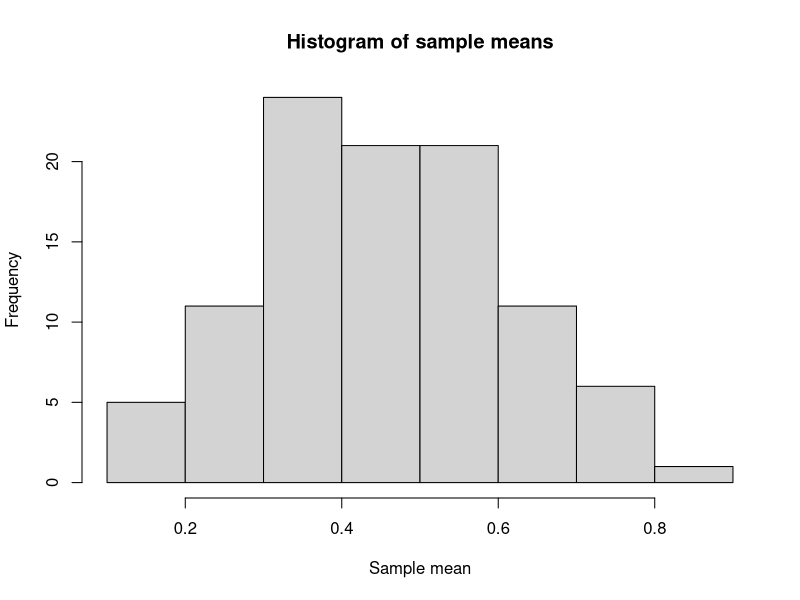
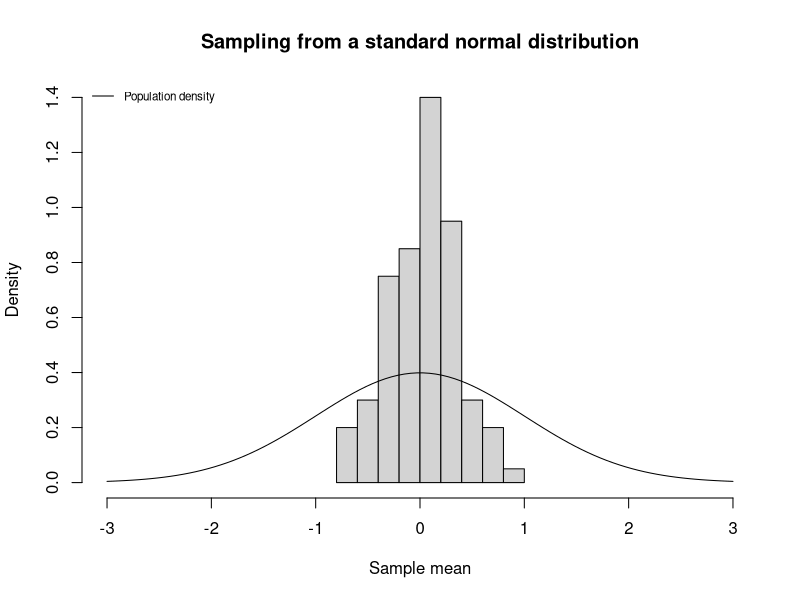
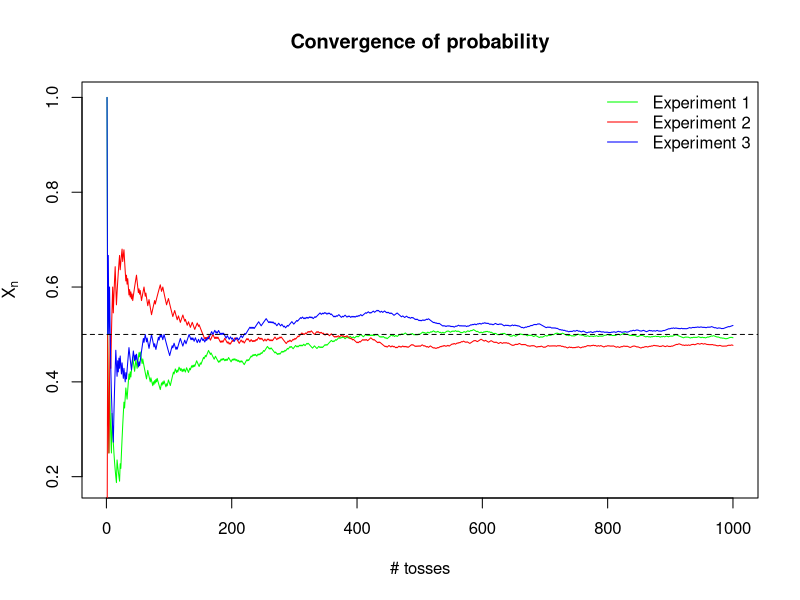
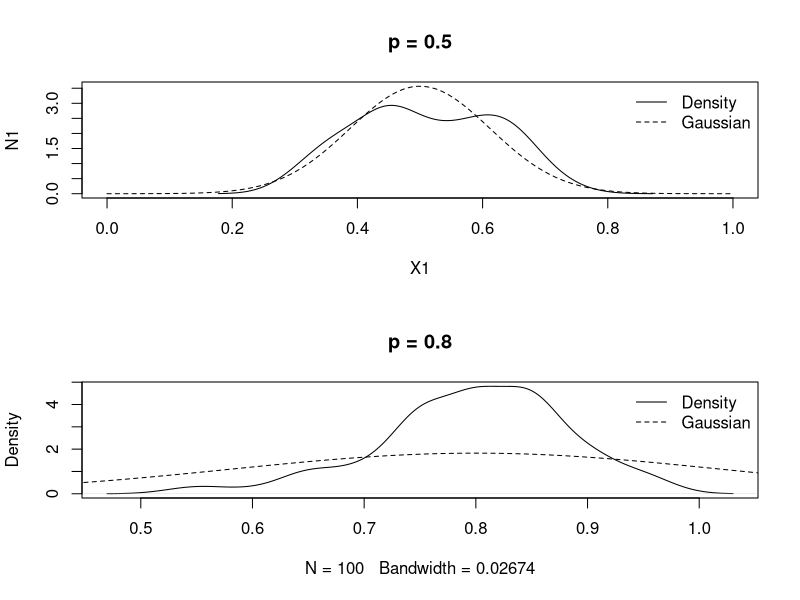

Recreate these plots in R, in order.
## ---- chunk 1
set.seed(12111842)
s1 <- rbinom(n=10, size=1, prob=0.5)
cat("Sample mean = ", mean(s1))
## ---- chunk 2
n.sims <- 100
sample.size <- 10
S <- matrix(rbinom(n=n.sims * sample.size, size=1, prob=0.5), nrow=sample.size)
sample.means <- colMeans(S)
hist(sample.means, xlab='Sample mean', main='Histogram of sample means')
## ---- chunk 3
S <- matrix(rnorm(n=n.sims * sample.size), nrow=sample.size)
sample.means <- colMeans(S)
X <- seq(from=-3, to=3, length.out=100)
hist(sample.means,
     xlab="Sample mean",
     main="Sampling from a standard normal distribution",
     prob=TRUE,
     xlim=range(X))
lines(X, dnorm(X))
legend("topleft", 
       legend=c("Population density"), 
       col=c("black"), 
       cex=0.7, 
       lty=1,
       bty="n")
## ---- chunk 4
n.sims <- 1000
exp1 <- cumsum(sample(0:1, n.sims, replace=TRUE))/1:n.sims
exp2 <- cumsum(sample(0:1, n.sims, replace=TRUE))/1:n.sims
exp3 <- cumsum(sample(0:1, n.sims, replace=TRUE))/1:n.sims

plot(1:n.sims, exp1, xlab="# tosses", ylab=expression(bar(X)[n]), 
     col="green", type="l", main="Convergence of probability")
lines(1:n.sims, exp2, col="red", type="l")
lines(1:n.sims, exp3, col="blue", type="l")
abline(h=0.5, col="black", lty=2)
legend("topright",
       legend=c("Experiment 1", "Experiment 2", "Experiment 3"),
       col=c("green", "red", "blue"),
       lty=1,
       bty="n")
## ---- chunk 5
p1 <- 0.5
p2 <- 0.8
sample.size <- 20
n.samples <- 100
means.1 <- colMeans(matrix(rbinom(n=sample.size*n.samples, size=1, p=p1), 
                           nrow=sample.size))
means.2 <- colMeans(matrix(rbinom(n=sample.size*n.samples, size=1, p=p2), 
                           nrow=sample.size))
mean.means.1 <- p1
mean.means.2 <- p2
sd.means.1 <- sqrt(p1 * (1 - p1)/sample.size)
sd.means.2 <- sqrt(p2 * (2 - p2)/sample.size)
X1 <- seq(from=mean.means.1 - 0.5, to=mean.means.1 + 0.5, length.out=100)
X2 <- seq(from=mean.means.2 - 0.5, to=mean.means.2 + 0.5, length.out=100)
N1 <- dnorm(X1, mean=mean.means.1, sd=sd.means.1)
N2 <- dnorm(X2, mean=mean.means.2, sd=sd.means.2)
oldpar <- par(mfrow=c(2, 1))
plot(X1, N1, lty=2, main=paste("p =", p1), type="l")
lines(density(means.1))
legend("topright",
       legend=c("Density", "Gaussian"),
       lty = c(1, 2),
       bty = "n")
plot(density(means.2), main=paste("p =", p2), type="l")
lines(X2, N2, lty=2)
legend("topright",
       legend=c("Density", "Gaussian"),
       lty = c(1, 2),
       bty = "n")
